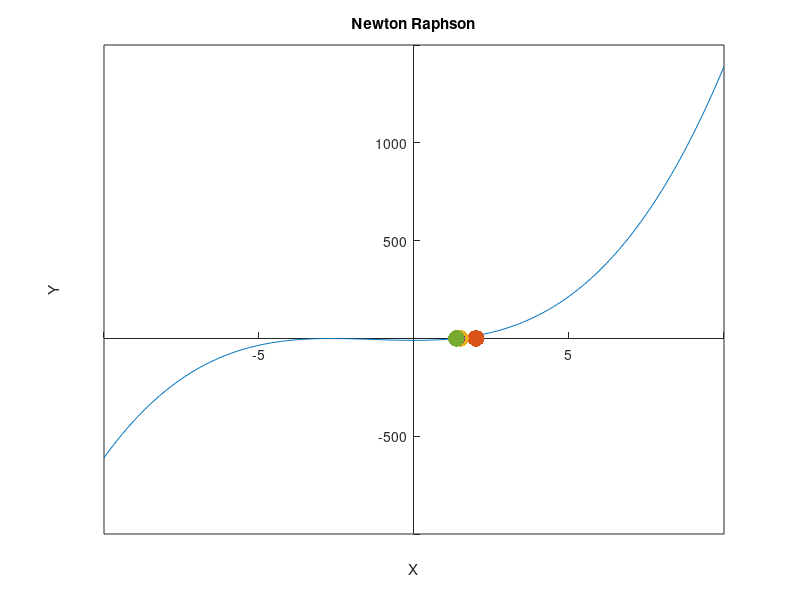

Recreate this plot in MATLAB.
clear all
clc

f = @(x)x.^3+4*x.^2-10;
f1 = @(x)3*(x.^2)+(8*x);

x0 = 2;

tolerancia = 0.0080;
contador = 1;
error = abs(2*tolerancia);
while(error >= tolerancia)
	raiz(contador) = x0;
	x1 = (x0)-(f(x0)/f1(x0));
	error = abs(x1-x0);
	x0 = x1;
	contador = contador +1;
disp(x1);
end

x = -10:0.1:10;
y = x.^3+4*x.^2-10;
plot(x, y);
set (gca, "xaxislocation", "origin")
set (gca, "yaxislocation", "origin")
xlabel('X'); ylabel('Y'); hold on;
title("Newton Raphson");

xR = [  2.0000,  1.5000,  1.3733,  1.3653 ];
yR = 0;
plot(xR, yR, '.', 'markersize', 36);

